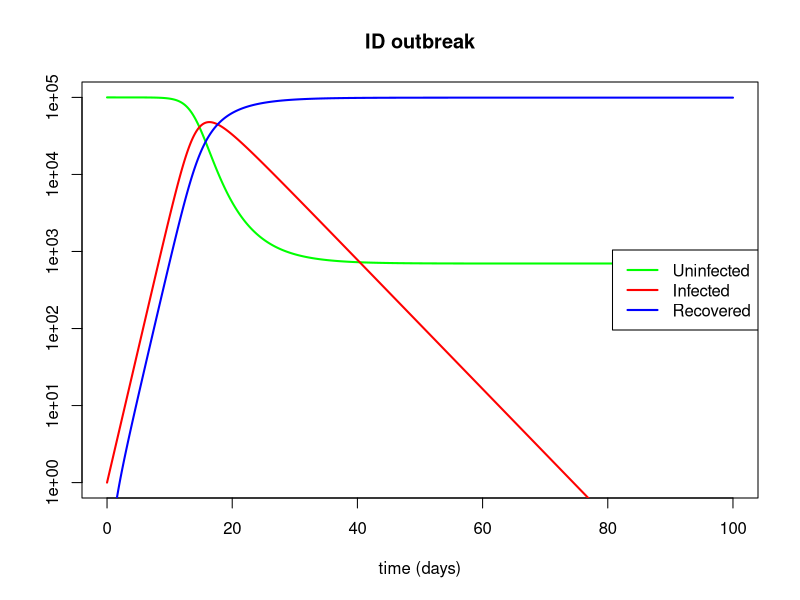

Recreate this plot in R.
############################################################
##a simple model for a singe outbreak of an infectious disease on a population
##written by Andreas Handel (ahandel@uga.edu), last change 10/6/11
##this short program is a companion to the YaRI tutorial, 
##available at http://ahandel.myweb.uga.edu/resources.htm 
############################################################
rm(list=ls()) #this clears the workspace to make sure no leftover variables are floating around. Not strictly needed but often a good idea
graphics.off(); #close all graphics windows, in case there are still some open from previous stuff we did
library(deSolve)  #loads ODE solver package. You need to have the package installed, for instance by going to "Packages" -> "Install Packages"  

###################################################################
#first, we specify the function that describes the differential equation model for the simulated outbreak 
#this function is called by lsoda (the ode solver) in the main program
###################################################################
odeequations=function(t,y,parameters) #the function needs to have a certain form, dictated by lsoda
{ 
  	S=y[1]; In=y[2]; R=y[3];  #uninfected, infected and recovered people are being simulated. 
    #Note that I'm calling the infecteds neither I nor Inf since both are reserved words in R. I could use I instead if In and R would be ok, but it's cleaner this way  
		b=parameters[1]; d=parameters[2]; 
		
	  #these are the 3 differential equations which describe the outbreak dynamics
		#see for instance: Keeling and Rohani (2007) "Modeling Infectious Diseases in Humans and Animals" for background on those kind of models
    dSdt=-b*S*In;
		dIndt=b*S*In-d*In;
		dRdt=d*In;

		return(list(c(dSdt,dIndt,dRdt))); #this command returns the result, which is the right side of the ODEs as a list, back to the solver (i.e. lsoda). 
} #end function specifying the ODEs

                                                                                                         
###################################################################
#main program
###################################################################

  tmax=100; #maximum time/days for which to run the integration/simulation 
  dt=0.1; #steps for the integration. Note that this only affects the times for which the solution is returned, not the actual steps the ODE solver takes
  timevec=seq(0,tmax,by=dt); #this creates a vector of times for which integration is evaluated (from 0 to tmax days in steps of dt)
	
  #assign numerical values to the parameters and initial conditions of the model  

  #initial conditions             
  S0=1e5; #initial number of susceptible hosts
  In0=1; #initial number of infected hosts
	R0=0; #initial number of recovered hosts
  Y0=c(S0, In0, R0);  #combine initial conditions into a vector 
  
  #values for model parameters, units are assumed to be 1/days
	b=1e-5; #rate at which an infected person infects an uninfected person
  d=0.2; #rate at which a person recovers (1/d is the average duration of the infectious period)
  parvec=c(b,d); #this combines all parameters into a vector called parvec which is sent to the ODE function
		
	#call ode-solver to integrate ODEs. this solver is part of the deSolve package. 
  #It starts the simulation with initial conditions Y0, integrates and returns values for the time and the different variables (here: uninfected/infected/recovered hosts)
  #the function odeequations specifies the actual set of differential equations describing our model - see below. 
  #parvec is the vector of parameters we created above. It is sent into the function odeequations and used there - see below
  odeoutput=lsoda(Y0,timevec,odeequations,parvec);

  #plot results
  #odeoutput, which is returned from calling lsoda, contains a matrix with rows that contain values for a given time, and columns with the 1st column being the time and the remaining columns the variables
  #here, column 2 is uninfected hosts, column 3 contains infected hosts counts, and column 4 contains the recoverd hosts
  #note the log-scale for the plot
  plot(odeoutput[,1],odeoutput[,2],type="l",xlab="time (days)",ylab="",col="green",lwd=2,log="y",xlim=c(0,tmax),ylim=c(1,S0),main="ID outbreak")
  lines(odeoutput[,1],odeoutput[,3],type="l",col="red",lwd=2)
  lines(odeoutput[,1],odeoutput[,4],type="l",col="blue",lwd=2)
  legend("right", c("Uninfected","Infected","Recovered"),col = c("green","red","blue"),lwd=2)
  
###################################################################
#end main program
###################################################################                           
